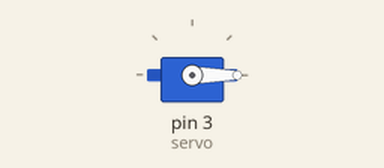
This sketch was run on a simulated Arduino Uno, built with avr-gcc and run on an emulated ATmega328P. Shown: servo.

Above: at 0.05 s.
At 1.25 s:
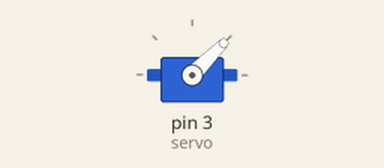
At 2.5 s:
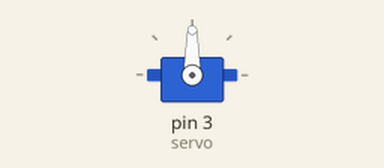
At 5.0 s:
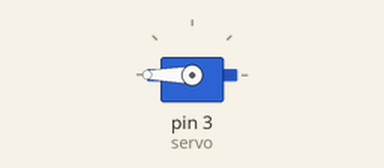
Timing chart, 0 to 6.5 s (numbered marks = the images above):
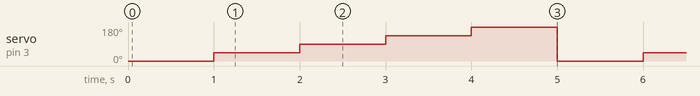

The sketch:

Servo.ino
```cpp
#include <Servo.h>

Servo servo;
void setup() {
  servo.attach(3);
}

void loop() {
	servo.write(0);
	delay(1000);
	servo.write(45);
	delay(1000);
	servo.write(90);
	delay(1000);
	servo.write(135);
	delay(1000);
	servo.write(180);
	delay(1000);
}
```

Measured:
- by itself, servo on pin 3 (servo): repeats every 5.0 s: 90° 1.0 s, 135° 1.0 s, 180° 1.0 s, 0° 1.0 s, 45° 1.0 s
